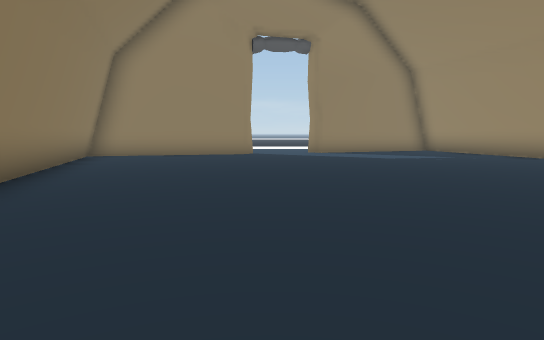
[1] (above)

12 first-person views from a walk through a Unity game level. The camera is 1.5 m above the floor, tilts 6° down and sees 75° across. The floor is counted in squares, 2 m on a side. Each view is taken from the middle of a square. On the plan, view 1 faces up. The plan holds only what a view shows up to about 11 squares ahead; the rest is blank. The place goes on beyond the plan. The player character is not drawn. Some surface patterns are stand-ins.

[2]
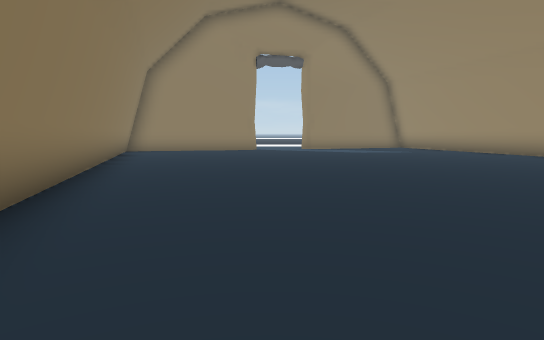

[3]
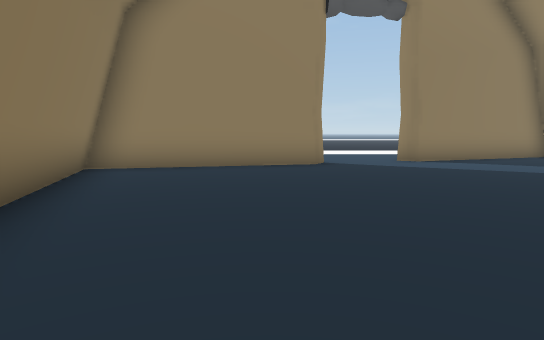

[4]
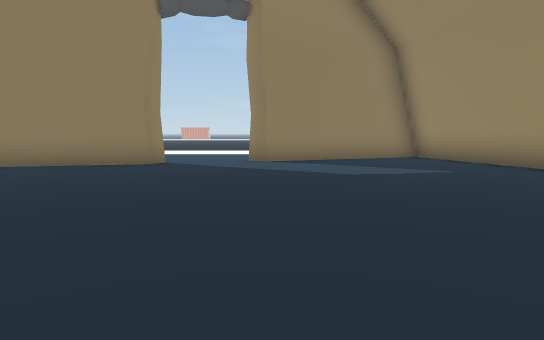

[5]
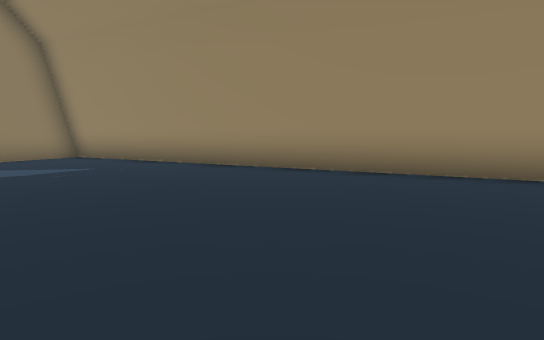

[6]
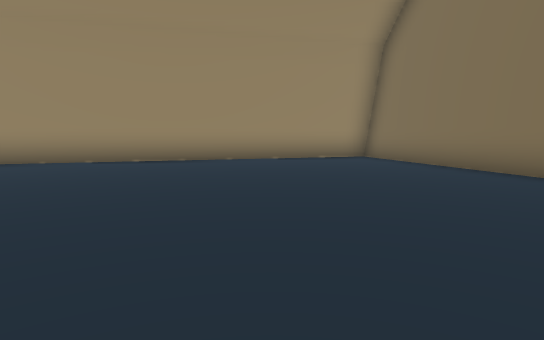

[7]
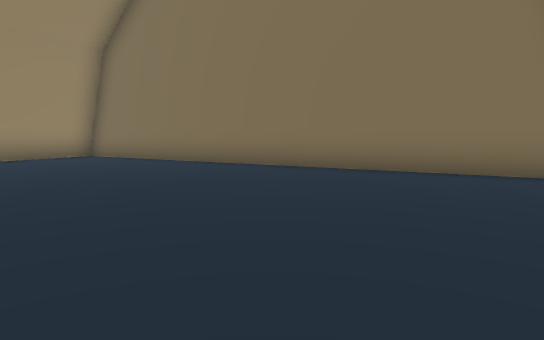

[8]
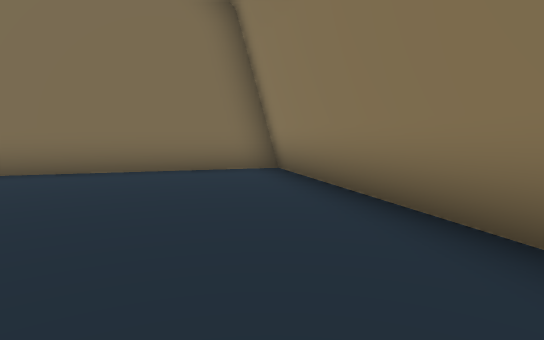

[9]
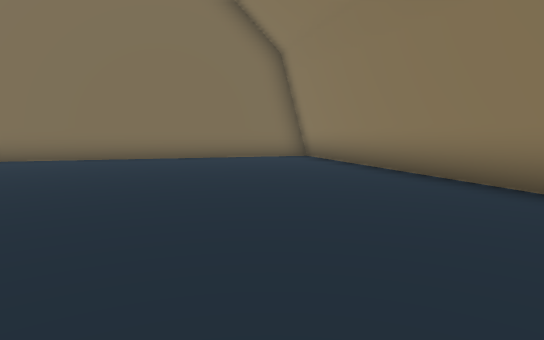

[10]
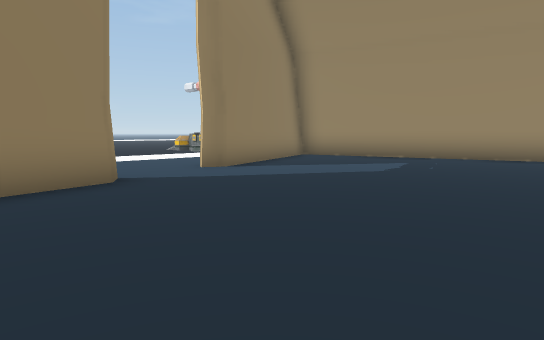

[11]
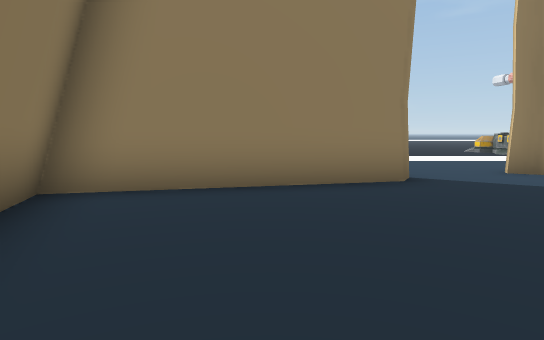

[12]
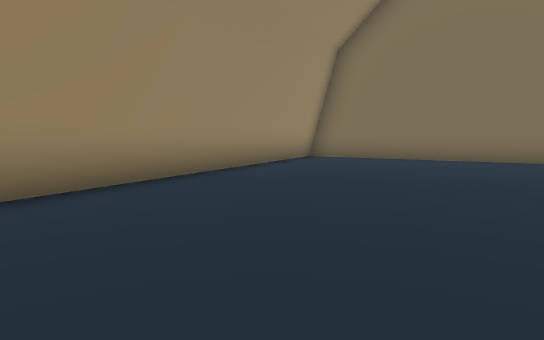

### Floor plan
Points are (right, up) in squares from view 1. A wall is a line through its corners. A room is listed if a view was taken in it or the views show most of it. See-through windows are left out.
Room 1 (views 1, 2, 3, 4, 5, 6, 7, 8, 9, 10, 11, 12)
walls: (-0.7, 13) (-1, 12.5) (-5.7, 11.3) (-1, -4.6) (11.1, -1) (6.4, 14.9) (1.9, 13.3) (1.3, 13.6)
ways out: opening at (0.5, 13)

Positions as (right, up) in squares from view 1, and headings:
1: (0, 0), facing up
2: (0, -3), facing up
3: (-2, 4), facing up
4: (2, 4), facing up
5: (3, 3), facing up-right
6: (0, 2), facing right
7: (-1, 3), facing down-right
8: (-1, 3), facing down
9: (0, 7), facing down
10: (-3, 7), facing up-right
11: (-3, 7), facing up
12: (4, 8), facing down-right
